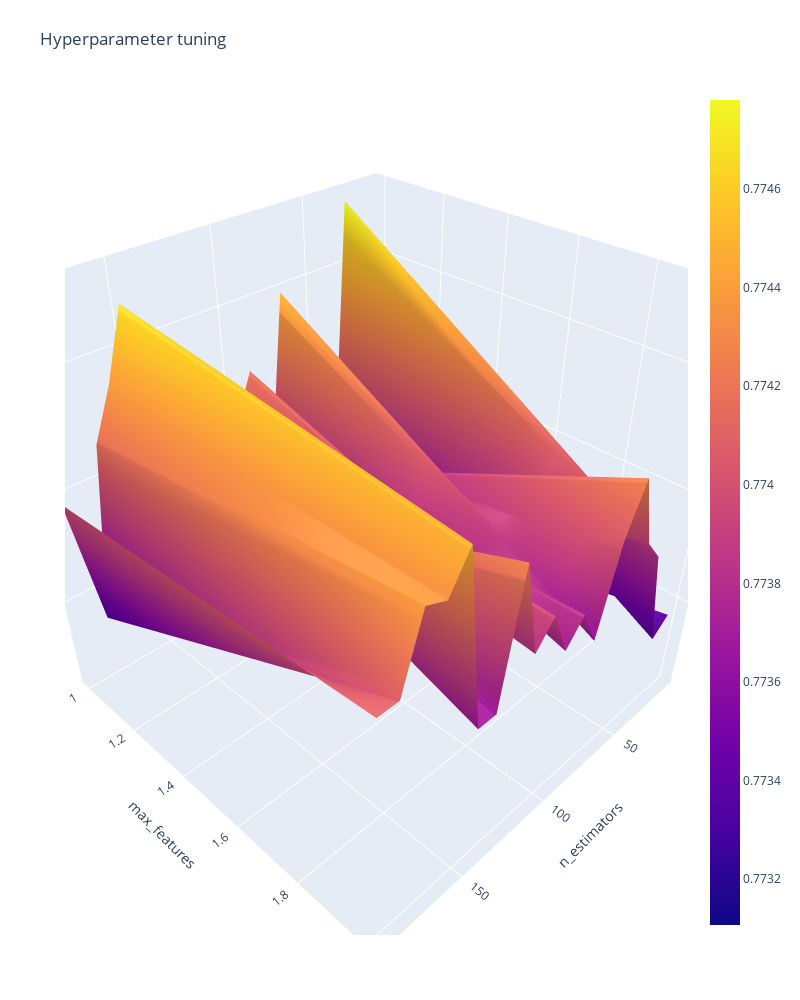

Source (notebook cell):
### Code cell
import plotly.graph_objects as go
fig = go.Figure(data= [go.Surface(z=z, y=y, x=x)], layout=layout )
fig.update_layout(title='Hyperparameter tuning',
                  scene = dict(
                    xaxis_title='n_estimators',
                    yaxis_title='max_features',
                    zaxis_title='Accuracy'),
                  autosize=True,
                  width=800, height=1000,
                  margin=dict(l=65, r=50, b=65, t=90))
fig.show()

### Figure 1 — Plotly figure (JSON) as saved in the notebook; plotly's stock layout.template omitted (floating-point values rounded to 4 significant figures)
{"data": [{"type": "surface", "x": [10, 20, 30, 40, 50, 60, 70, 80, 90, 100, 110, 120, 130, 140, 150, 160, 170, 180, 190], "y": [1, 2], "z": [[0.7731, 0.7743, 0.7748, 0.7736, 0.7735, 0.7736, 0.7745, 0.7738, 0.7742, 0.774, 0.774, 0.7737, 0.774, 0.7742, 0.7747, 0.7744, 0.7742, 0.7734, 0.774], [0.7734, 0.7734, 0.7738, 0.7739, 0.7743, 0.7741, 0.7737, 0.7738, 0.7737, 0.7739, 0.7738, 0.7743, 0.7737, 0.7737, 0.7745, 0.7743, 0.7744, 0.7741, 0.7741]]}], "layout": {"autosize": true, "height": 1000, "margin": {"b": 65, "l": 65, "r": 50, "t": 90}, "scene": {"xaxis": {"title": {"text": "n_estimators"}}, "yaxis": {"title": {"text": "max_features"}}, "zaxis": {"title": {"text": "Accuracy"}}}, "title": {"text": "Hyperparameter tuning"}, "width": 800, "xaxis": {"title": {"text": "n_estimators"}}, "yaxis": {"title": {"text": "max_features"}}}}
